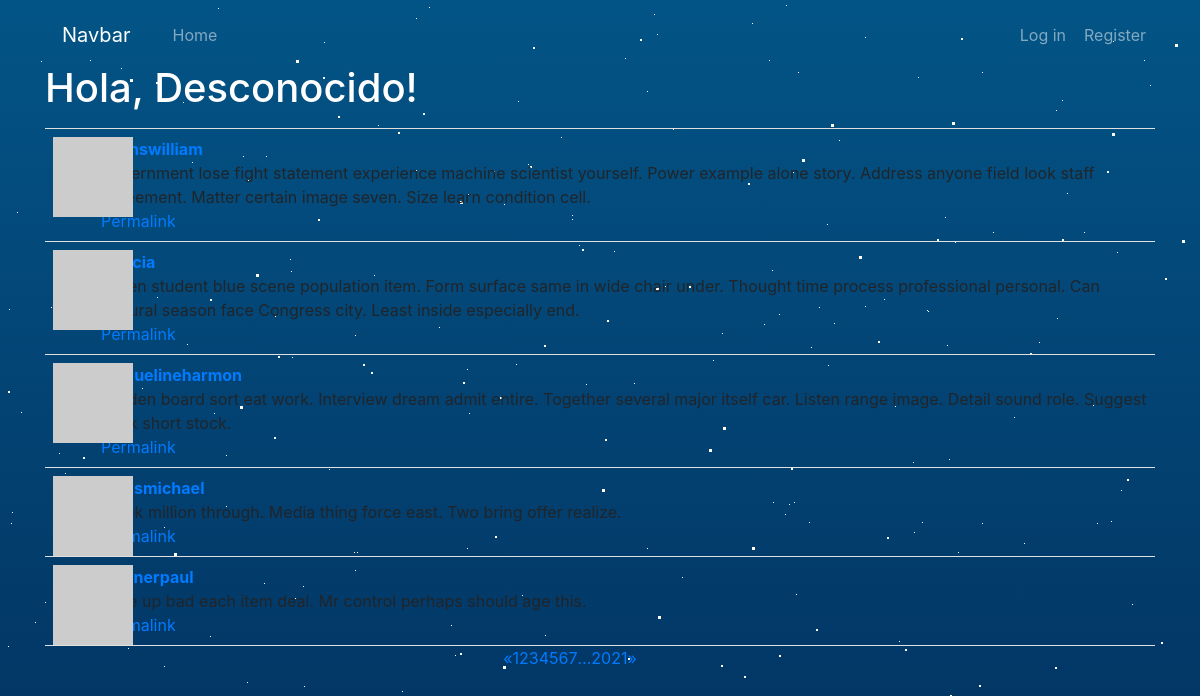
/?page=3, run on the app's committed database.
### app/models.py (models this page shows, shortened)
class Post(db.Model):
    __tablename__ = 'posts'
    id = db.Column(db.Integer, primary_key=True)
    body = db.Column(db.Text)
    author_id = db.Column(db.Integer, db.ForeignKey('users.id'))
    body_html = db.Column(db.Text)

class User(UserMixin, db.Model):
    __tablename__ = 'users'
    id = db.Column(db.Integer, primary_key=True)
    email = db.Column(db.String(64), unique=True, index=True)
    username = db.Column(db.String(64), unique=True, index=True)
    password_hash = db.Column(db.String(128))
    role_id = db.Column(db.Integer, db.ForeignKey('roles.id'))
    name = db.Column(db.String(64))
    location = db.Column(db.String(64))
    about_me = db.Column(db.Text())
    avatar_hash = db.Column(db.String(32))
    posts = db.relationship('Post', backref='author', lazy='dynamic')
    followed = db.relationship('Follow',\
                                foreign_keys=[Follow.follower_id],
                                backref=db.backref('follower', lazy='joined'),
                                lazy='dynamic',
                                cascade='all, delete-orphan')
    followers = db.relationship('Follow',
                                foreign_keys=[Follow.followed_id],
                                backref=db.backref('followed', lazy='joined'),
                                lazy='dynamic',
                                cascade='all, delete-orphan')
    def gravatar(self, size=100, default='identicon', rating='g'):
        url = 'https://secure.gravatar.com/avatar'
        hash = self.avatar_hash or self.gravatar_hash()
        return '{url}/{hash}?s={size}&d={default}&r={rating}'.format(url=url, hash=hash, size=size, default=default, rating=rating)
    @property
    def password(self):
        raise AttributeError('password is not a readable attribute')

### app/main/views.py (the view)
@main.route('/', methods=['GET', 'POST'])
def index():
    form = PostForm()
    if current_user.can(Permission.WRITE) and form.validate_on_submit():
        post = Post(body=form.body.data, author=current_user._get_current_object())
        db.session.add(post)
        db.session.commit()
        return redirect(url_for('main.index'))
    page = request.args.get('page', 1, type=int)
    pagination = Post.query.paginate(
        page, per_page=current_app.config['FLASKY_POSTS_PER_PAGE'], error_out=False
    )
    posts = pagination.items
    return render_template('index.html', form=form, posts=posts, pagination=pagination)

### app/auth/views.py (called while the page is built)
@auth.before_app_request
def before_request():
    if current_user.is_authenticated:
        current_user.ping()

### app/main/__init__.py (called while the page is built)
@main.app_context_processor
def inject_permission():
    return dict(Permission=Permission)

### app/models.py (called while the page is built)
    def can(self, permissions):
        return False

### app/templates/index.html (shortened to what this page needs)
{% extends "base.html" %}
{% import "bootstrap/wtf.html" as wtf %}
{% import "_macros.html" as macros %}
{% block page_content %}
<div class="container">
    <div class="page-header">
        <h1 style="color: white;">Hola, {% if current_user.is_authenticated %}{{ current_user.username }}{% else %}Desconocido{% endif %}!</h1>
    </div>
</div>
{% include '_posts.html' %}
{% if pagination %}
<div class="pagination container" style="justify-content: center; ">
    {{ macros.pagination_widget(pagination, '.index') }}
</div>
{% endif %}
{% endblock %}

### app/templates/_posts.html (shortened to what this page needs)
<div class="container">
    <ul class="posts">
        {% for post in posts %}
        <li class="post">
            <div class="post-thumbnail">
                <a href="{{ url_for('.user', username=post.author.username) }}">
                    <img class="img-rounded profile-thumbnail" src="{{ post.author.gravatar(size=39) }}">
                </a>
            </div>
            <div class="post-content">
                <div class="post-author"><a href="{{ url_for('.user', username=post.author.username) }}">{{ post.author.username }}</a></div>
                <div class="post-body">
                    {% if post.body_html %}
                        {{ post.body_html | safe }}
                    {% else %}
                        {{ post.body }}
                    {% endif %}
                </div>
                <div class="post-footer">
                    <a href="{{ url_for('main.post', id=post.id) }}">
                        <span class="label label-default">Permalink</span>
                    </a>
                </div>
            </div>
        </li>
        {% endfor %}
    </ul>
</div>

### app/static/css/styles.css (style rules this page uses)
body { background: linear-gradient(#035486,#010029); overflow: hidden; }
.profile-thumbnail { position: absolute; }
ul.posts { list-style-type: none; padding: 0px; margin: 16px 0px 0px 0px; border-top: 1px solid #e0e0e0; }
ul.posts li.post { padding: 8px; border-bottom: 1px solid #e0e0e0; }
div.post-author { font-weight: bold; }
div.post-thumbnail { position: absolute; }
div.post-content { margin-left: 48px; min-height: 48px; }
div.pagination { width: 100%; text-align: right; padding: 0px; margin: 0px; }

### data on the page
Post: author.username "evanswilliam", body "Government lose fight statement experience machine scientist yourself. Power example alone story. Address anyone field look staff agreement. Matter certain image seven. Size learn condition cell."
Post: body "Green student blue scene population item. Form surface same in wide chair under. Thought time process professional personal. Can cultural season face Congress city. Least inside especially end."
Post: author.username "jacquelineharmon", body "Garden board sort eat work. Interview dream admit entire. Together several major itself car. Listen range image. Detail sound role. Suggest think short stock."
Post: author.username "davismichael", body "Week million through. Media thing force east. Two bring offer realize."
Post: author.username "skinnerpaul", body "Lose up bad each item deal. Mr control perhaps should age this."

### other printed values
{{ p }} "1" "2" "4" "5" "6" "7" "20" "21"
{{ p }} "3"
